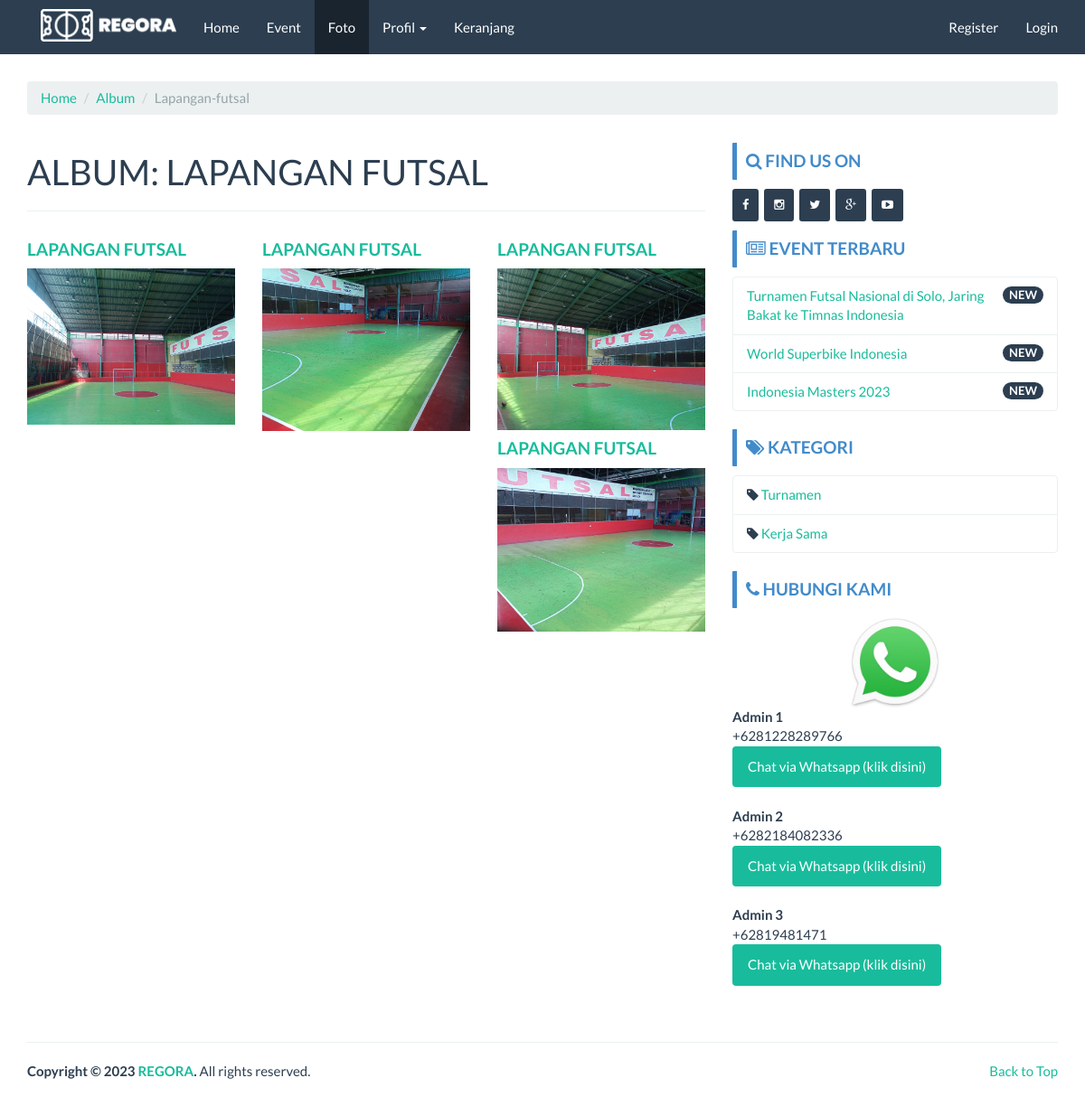
Page /gallery/read/lapangan-futsal on the committed database.
### tables this page shows
CREATE TABLE `foto` (
  `id_foto` int(11) NOT NULL,
  `album_id` int(11) NOT NULL,
  `nama_foto` char(100) NOT NULL,
  `slug_foto` char(100) NOT NULL,
  `foto` text NOT NULL,
  `created_by` char(20) NOT NULL,
  `created_at` datetime NOT NULL DEFAULT current_timestamp(),
  `modified_by` char(20) NOT NULL,
  `modified_at` datetime DEFAULT NULL ON UPDATE current_timestamp()
);

CREATE TABLE `event` (
  `id_event` int(11) NOT NULL,
  `nama_event` varchar(100) NOT NULL,
  `slug_event` varchar(100) DEFAULT NULL,
  `deskripsi` text DEFAULT NULL,
  `kategori` int(11) DEFAULT NULL,
  `foto` text DEFAULT NULL,
  `foto_type` char(10) DEFAULT NULL,
  `created_at` datetime NOT NULL DEFAULT current_timestamp(),
  `created_by` char(50) NOT NULL,
  `modified_at` datetime DEFAULT NULL ON UPDATE current_timestamp(),
  `modified_by` char(50) NOT NULL
);

CREATE TABLE `kategori` (
  `id_kategori` int(11) NOT NULL,
  `nama_kategori` varchar(20) NOT NULL,
  `slug_kat` varchar(20) NOT NULL,
  `created_by` char(50) NOT NULL,
  `created_at` datetime NOT NULL DEFAULT current_timestamp(),
  `modified_by` char(50) NOT NULL,
  `modified_at` datetime DEFAULT NULL ON UPDATE current_timestamp()
);

CREATE TABLE `kontak` (
  `id_kontak` int(11) NOT NULL,
  `nama_kontak` char(50) NOT NULL,
  `nohp` char(50) NOT NULL,
  `created_by` char(50) NOT NULL,
  `created_at` datetime NOT NULL DEFAULT current_timestamp(),
  `modified_by` char(50) NOT NULL,
  `modified_at` datetime DEFAULT NULL ON UPDATE current_timestamp()
);

### application/controllers/Gallery.php (called while the page is built, shortened)
<?php
class Gallery extends CI_Controller {
	function __construct()
  {
		$this->load->helper('clean');
		$this->load->model('Album_model');
		$this->load->model('Company_model');
		$this->load->model('Event_model');
		$this->load->model('Foto_model');
		$this->load->model('Kategori_model');
		$this->load->model('Kontak_model');
		$this->data['company_data'] 			= $this->Company_model->get_by_company();
		$this->data['event_sidebar'] 			= $this->Event_model->get_all_sidebar();
		$this->data['kategori_sidebar'] 	= $this->Kategori_model->get_all();
		$this->data['kontak_sidebar'] 		= $this->Kontak_model->get_all();
  }
	public function read($id)
	{
		$row = $this->Album_model->get_by_id_front($id)->row();
		if ($row)
    {
			$this->data['title'] 						= 'Album '.$row->nama_album;
    	$this->data['album_detail']     = $this->Album_model->get_by_id_front($id)->result();
			$this->load->view('front/album/foto', $this->data);
    }
	}
}

### index.php (called while the page is built, shortened)
<?php
require_once BASEPATH.'core/CodeIgniter.php';

### application/helpers/clean_helper.php (called while the page is built, shortened)
<?php
function clean2($string)
{
 $c       = array (',','-');
 $string  = str_replace($c, ' ', $string);
 return $string;
}
?>

### application/models/Album_model.php (called while the page is built, shortened)
<?php  if ( ! defined('BASEPATH')) exit('No direct script access allowed');
class Album_model extends CI_Model
{
  public $table = 'album';
  function get_by_id_front($id)
  {
    $this->db->join('foto', 'album.id_album = foto.album_id');
    $this->db->where('album.slug_album', $id);
    return $this->db->get($this->table);
  }
}

### application/models/Event_model.php (called while the page is built, shortened)
<?php  if ( ! defined('BASEPATH')) exit('No direct script access allowed');
class Event_model extends CI_Model
{
  public $table = 'event';
  public $id    = 'id_event';
  public $order = 'DESC';
  function get_all_sidebar()
  {
    $this->db->limit(3);
    $this->db->order_by($this->id, $this->order);
    return $this->db->get($this->table)->result();
  }
}

### application/models/Kategori_model.php (called while the page is built, shortened)
<?php  if ( ! defined('BASEPATH')) exit('No direct script access allowed');
class Kategori_model extends CI_Model
{
  public $table = 'kategori';
  function get_all()
  {
    return $this->db->get($this->table)->result();
  }
}

### application/models/Kontak_model.php (called while the page is built, shortened)
<?php  if ( ! defined('BASEPATH')) exit('No direct script access allowed');
class Kontak_model extends CI_Model
{
  public $table = 'kontak';
  function get_all()
  {
    return $this->db->get($this->table)->result();
  }
}

### application/views/front/modul/mod_cs.php (the view)
<div class="bs-callout bs-callout-primary"><h4><i class="fa fa-phone"></i> Hubungi Kami</h4></div>
<ul class="list-group">
  <div align="center"><img src="<?php echo base_url('assets/images/wa.jpg') ?>" width="100px"></div>
  <?php foreach($kontak_sidebar as $kontak){?>
    <b><?php echo $kontak->nama_kontak ?></b><br>
    +<?php echo $kontak->nohp ?><br>
    <a href="https://api.whatsapp.com/send?phone=+<?php echo $kontak->nohp ?>&text=Hi%20Gan,%20Saya%20mau%20booking%20lapangan">
      <button class="btn btn-success" type="submit" name="button">Chat via Whatsapp (klik disini)</button>
    </a><br><br>
  <?php } ?>
</ul>

### application/views/front/album/foto.php (shortened to what this page needs)
<?php $this->load->view('front/header'); ?>
<?php $this->load->view('front/navbar'); ?>
<div class="container">
	<ol class="breadcrumb">
		<li><a href="<?php echo base_url() ?>">Home</a></li>
		<li><a href="<?php echo base_url('gallery/album') ?>">Album</a></li>
		<li class="active"><?php echo ucfirst($this->uri->segment(3)) ?></li>
	</ol>
	<div class="row">
		<div class="col-md-8"><h1>ALBUM: <?php echo strtoupper(clean2(ucfirst($this->uri->segment(3)))) ?></h1><hr>
			<div class="row">
				<?php foreach($album_detail as $foto){ ?>
	        <div class="col-md-4">
						<h4><a href="#"><?php echo $foto->nama_foto ?></a></h4>
						<?php
						if(empty($foto->foto)) {echo "<img id='zoom-image' class='img-responsive' src='".base_url()."assets/images/no_image_thumb.png'>";}
						else { echo " <img id='zoom-image' class='img-responsive' src='".base_url()."assets/images/foto/".$foto->foto."'> ";}
						?>
					</div>
				<?php } ?>
			</div>
		</div>
		<?php $this->load->view('front/sidebar'); ?>
	</div>
</div>

### application/views/front/modul/mod_event.php
<div class="bs-callout bs-callout-primary mt-3">
  <h4><i class="fa fa-newspaper-o"></i> Event Terbaru</h4>
</div>
<ul class="list-group">
  <?php
  foreach ($event_sidebar as $event_sidebar) {
  ?>
    <li class="list-group-item">
      <span class="badge">NEW</span>
      <?php echo anchor('event/read/' . $event_sidebar->slug_event . '', '' . $event_sidebar->nama_event . '') ?>
    </li>
  <?php } ?>
</ul>

### application/views/front/modul/mod_kategori.php (shortened to what this page needs)
<div class="bs-callout bs-callout-primary"><h4><i class="fa fa-tags"></i> Kategori</h4></div>
<ul class="list-group">
  <?php
  foreach ($kategori_sidebar as $kategori_sidebar)
  {
  ?>
  <li class="list-group-item">
    <i class="fa fa-tag"></i> <?php echo anchor('event/kategori/'.$kategori_sidebar->slug_kat.'',''.$kategori_sidebar->nama_kategori.'') ?>
  </li>
  <?php } ?>
</ul>

### assets/template/frontend/css/custom.css (style rules this page uses)
h4 { font-weight: bold; text-transform: uppercase; }
.bs-callout { padding: 10px; margin-top: 10px; margin-bottom: 10px; border: 0px solid #eee; border-left-width: 5px; border-radius: 1px; }
.bs-callout h4 { margin-top: 0; margin-bottom: 0px; }
.bs-callout-primary { border-left-color: #428bca; }
.bs-callout-primary h4 { color: #428bca; }
a:hover, a:visited, a:link, a:active { text-decoration: none; }
#zoom-image { cursor: zoom-in; }

### rows in the picture
foto: nama_foto "LAPANGAN FUTSAL", foto (picture)
foto: nama_foto "LAPANGAN FUTSAL", foto (picture)
foto: nama_foto "LAPANGAN FUTSAL", foto (picture)
foto: nama_foto "LAPANGAN FUTSAL", foto (picture)
event: slug_event+nama_event "Turnamen Futsal Nasional di Solo, Jaring Bakat ke Timnas Indonesia"
event: slug_event+nama_event "World Superbike Indonesia"
event: slug_event+nama_event "Indonesia Masters 2023"
kategori: slug_kat+nama_kategori "Turnamen"
kategori: slug_kat+nama_kategori "Kerja Sama"
kontak: nama_kontak "Admin 1", nohp "6281228289766"
kontak: nama_kontak "Admin 2", nohp "6282184082336"
kontak: nama_kontak "Admin 3", nohp "62819481471"

### other values in the picture
$this->uri->segment(3) "Lapangan-futsal"
clean2(ucfirst($this->uri->segment(3))) "LAPANGAN FUTSAL"
